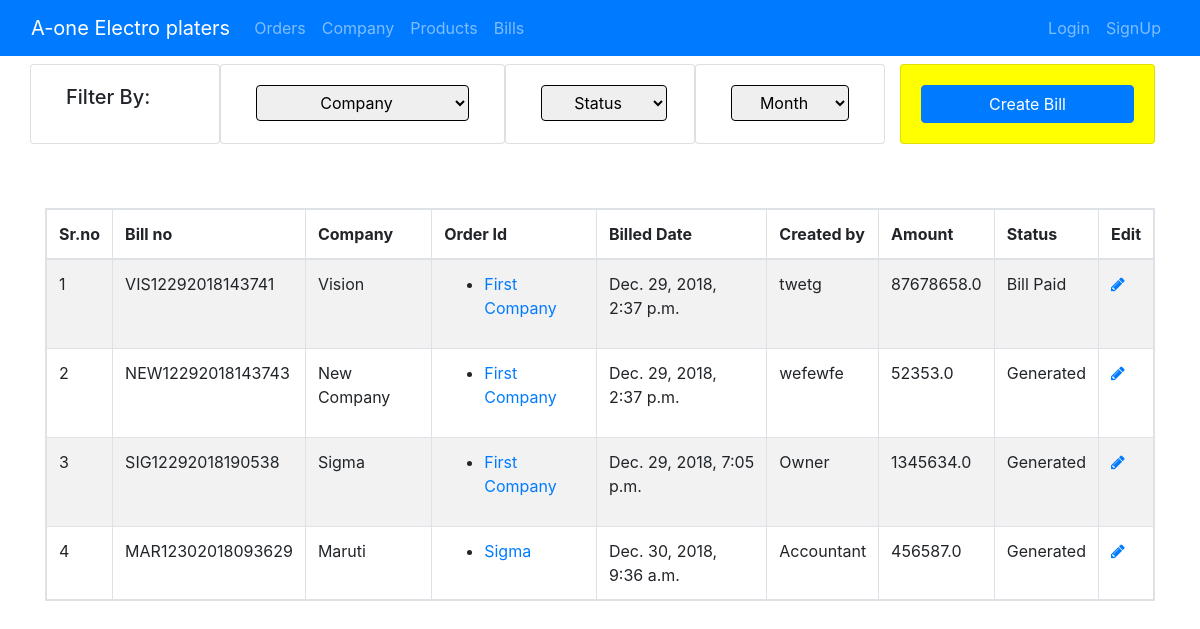
The page /bills/ on the database as committed earlier.
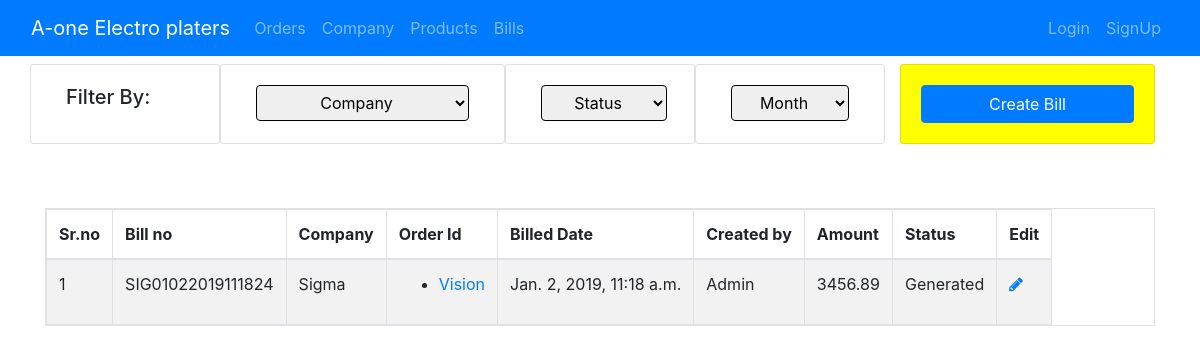
The same page on the database as committed later.
### bills/models.py (models this page shows, shortened)
class Bills(models.Model):
    Generated = 'Generated'
    Bill_Paid = 'Bill Paid'
    BILL_STATUS_CHOICES = (
        (Generated, 'Generated'),
        (Bill_Paid, 'Bill_Paid'),
    )
    billNumber = models.CharField(max_length=256, verbose_name="Bill no")
    compName = models.ForeignKey(Company, on_delete=models.CASCADE, verbose_name="Company Name")
    orderId = models.ForeignKey(Orders, on_delete=models.CASCADE, verbose_name="Order ID")
    billDate = models.DateTimeField(auto_now=True, verbose_name="Bill Date")
    createdBy = models.CharField(max_length=150, verbose_name="Created by", default="Accountant")
    billAmount = models.FloatField(verbose_name="Bill Amount")
    billStatus = models.CharField(max_length=50, choices=BILL_STATUS_CHOICES,
                                  verbose_name="Bill Status", default="Generated")

### company/models.py (models this page shows)
class Company(models.Model):
    compID = models.AutoField(primary_key=True, editable=False, unique=True)
    compName = models.CharField(max_length=256, verbose_name="Company Name")
    CompAddress = models.TextField(verbose_name="Address")
    compContact = models.CharField(max_length=20, verbose_name="Contact")
    compEmail = models.EmailField(blank=True, verbose_name="Email Id")
    compLocation = models.CharField(max_length=150, blank=True, verbose_name="Location")
    def __str__(self):
        return self.compName

### orders/models.py (models this page shows, shortened)
class Orders(models.Model):
    In_Progress = "In Progress"
    Billable = "Billable"
    Billed = "Billed"
    STATUS_CHOICES = (
        (In_Progress, 'In Progress'),
        (Billable, 'Billable'),
        (Billed, 'Billed')
    )
    orderId = models.CharField(max_length=256, unique=True, blank=True,
                               verbose_name="Order ID")
    orderDate = models.DateField(default=datetime.date.today(), verbose_name="Date")
    orderMonth = models.DateField(default=datetime.date.today(), verbose_name="Month")
    compName = models.ForeignKey(Company, on_delete=models.CASCADE, null=True, verbose_name="Company Name")
    itemName = models.ForeignKey(Products, on_delete=models.CASCADE, null=True, verbose_name="Items")
    itemQuantity = models.PositiveIntegerField(verbose_name="Quantity", default=1)
    orderStatus = models.CharField(max_length=50, choices=STATUS_CHOICES,
                                   default="In Progress", verbose_name="Status")
    def __str__(self):
        return str(self.compName)

### bills/views.py (the view)
# urls.py: path('', views.ListBills.as_view(), name="listBills"),
class ListBills(generic.ListView):
    model = Bills
    context_object_name = "billsList"
    def get_context_data(self, **kwargs):
        context = super().get_context_data(**kwargs)
        comp_id = Bills.objects.values_list('compName', flat=True).distinct()
        comp_name_id =[]
        for ore in comp_id:
            name_list = Company.objects.get(pk=ore)
            comp_name_id.append(name_list)
        context['comp_name_list'] = set(comp_name_id)
        return context

### bills/templates/bills/bills_list.html (shortened to what this page needs)
{% extends "base.html" %}
{% block content %}
<div class="row">
    <div class="col-md-2 card">
        <h5 class="card-body">Filter By:</h5>
    </div>
	<div class="col-md-3 card">
		<div class="card-body">
			<select id="compFilter" class = "btn btn-Light btn-block" data-tableId="mytab">
				<option value="All">Company</option>
				</select>
			</div>
	</div>
	<div class="col-md-2 card">
		<div class="dropdown card-body">
			<select id="statFilter" class="btn btn-Light btn-Light" data-tableId="mytab">
				<option value="All">Status</option>
			</select>
		</div>
	</div>
	<div class="col-md-2 card">
		<div class="card-body">
			<select id="monFilter" class="btn btn-Light btn-block" data-tableId="mytab">
				<option value="All">Month</option>
			</select>
			</div>
	</div>
	<div class="col-md-3">
		<div class="card" style="background-color: yellow;">
			<div class="card-body">
				<a href="{% url 'bills:createBills' %}" class="btn btn-primary btn-block" role="button">Create Bill</a>
			</div>
		</div>
	</div>
	</div>
	<div class="row" style="margin-top: 4em" >
		<div class="col-md-12">
			<table class="table table-striped table-responsive table-bordered">
				<thead>
					<th>Sr.no</th>
					<th>Bill no</th>
	    			<th>Company</th>
					<th>Order Id</th>
					<th>Billed Date</th>
					<th>Created by</th>
					<th>Amount</th>
					<th>Status</th>
					<th>Edit</th>
				</thead>
		    	<tbody>
                    {% for bill in billsList %}
					<tr>
			    		<td>{{ forloop.counter }}</td>
						<td>{{ bill.billNumber }}</td>
						<td>{{ bill.compName }}</td>
						<td>
						    <ul>
				    		    <li><a href="#">{{ bill.orderId }}</a></li>
						    </ul>
                        </td>
						<td>{{ bill.billDate }}</td>
						<td>{{ bill.createdBy }}</td>
						<td>{{ bill.billAmount }}</td>
						<td>{{ bill.billStatus }}</td>
						<td>
							<a href="billDetail.html">
								<span class="fa fa-pencil"></span>
							</a>
						</td>
                    </tr>
                    {% endfor %}
				</tbody>
			</table>
        </div>
    </div>
{% endblock %}

### templates/base.html (shortened to what this page needs)
<!DOCTYPE html>
{% load static %}
<html lang="en">
<head>
	<link rel="stylesheet" href="https://stackpath.bootstrapcdn.com/bootstrap/4.1.3/css/bootstrap.min.css">
	<link rel="stylesheet" href="https://maxcdn.bootstrapcdn.com/font-awesome/4.4.0/css/font-awesome.min.css">
	<link rel="stylesheet" type="text/css" href="{% static 'css/master.css' %}">
</head>
<body>
<nav class="navbar navbar-expand-lg navbar-dark bg-primary fixed-top">
	<div class="container-fluid">
		<a href="{% url 'index' %}" class="navbar-brand" > A-one Electro platers</a>
		<div class="collapse navbar-collapse" id="navbarNav">
			<ul class="navbar-nav mr-auto">
				<li class="nav-item">
					<a href="{% url 'orders:listOrders' %}" class="nav-link">Orders</a>
				</li>
				<li class="nav-item">
					<a href="{% url 'company:listCompany' %}" class="nav-link">Company</a>
				</li>
				<li class="nav-item">
					<a href="{% url 'products:listProd' %}" class="nav-link">Products</a>
				</li>
				<li class="nav-item">
					<a href="{% url 'bills:listBills' %}" class="nav-link">Bills</a>
				</li>
			</ul>
			<ul class="navbar-nav ml-auto">
				{% if user.is_authenticated %}
				<li class="nav-item">
					<a href="{% url 'accounts:logout' %}" class="nav-link">Logout</a>
				</li>
				{% else %}
				<li class="nav-item">
					<a href="{% url 'accounts:login' %}" class="nav-link">Login</a>
				</li>
				<li class="nav-item">
					<a href="{% url 'accounts:signup' %}" class="nav-link">SignUp</a>
				</li>
				{% endif %}
			</ul>
		</div>
	</div>
</nav>
<div class="container" style="margin-top:4em">
{% block content %}
{% endblock %}
</div>
</body>
</html>

### static/css/master.css (style rules this page uses)
#compFilter, #monFilter, #statFilter { border: 0.5px solid; }

Rows that differ between the two databases and show on the page:
removed Bills: billNumber "VIS12292018143741", compName "Vision", orderId "First Company", billDate "Dec. 29, 2018, 2:37 p.m.", createdBy "twetg", billAmount "87678658.0", billStatus "Bill Paid"
removed Bills: billNumber "NEW12292018143743", compName "New Company", orderId "First Company", billDate "Dec. 29, 2018, 2:37 p.m.", createdBy "wefewfe", billAmount "52353.0", billStatus "Generated"
removed Bills: billNumber "SIG12292018190538", compName "Sigma", orderId "First Company", billDate "Dec. 29, 2018, 7:05 p.m.", createdBy "Owner", billAmount "1345634.0", billStatus "Generated"
removed Bills: billNumber "MAR12302018093629", compName "Maruti", orderId "Sigma", billDate "Dec. 30, 2018, 9:36 a.m.", createdBy "Accountant", billAmount "456587.0", billStatus "Generated"
added Bills: billNumber "SIG01022019111824", compName "Sigma", orderId "Vision", billDate "Jan. 2, 2019, 11:18 a.m.", createdBy "Admin", billAmount "3456.89", billStatus "Generated"
